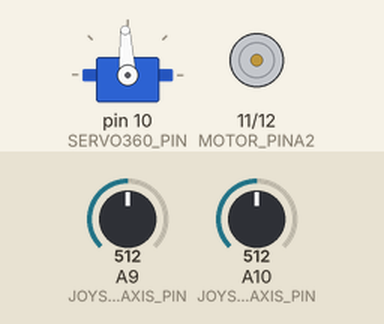
Recording of a sketch running on a simulated Arduino Mega 2560, built with avr-gcc and run on an emulated ATmega2560. Shown: servo, motor-driver pin pairs drawn as motors (green arrow = first pin HIGH = forward, orange = second pin HIGH = backward, longer = more drive). The inputs (shaded band) are chosen by the test bench; at power-on: A9 (JOYSTICK_YAXIS_PIN) = 512, A10 (JOYSTICK_XAXIS_PIN) = 512.

Above: at 2.1 s.
2.2 s: A9 (JOYSTICK_YAXIS_PIN) set to 716
At 2.7 s:
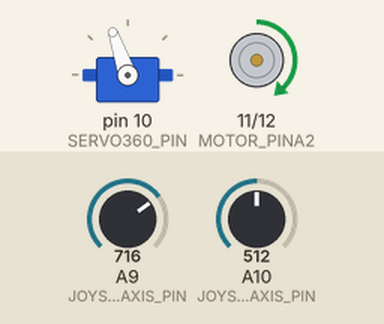
3.7 s: A10 (JOYSTICK_XAXIS_PIN) set to 716
At 4.9 s:
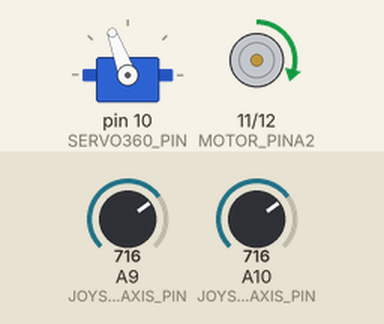
5.2 s: A9 (JOYSTICK_YAXIS_PIN) set to 900
At 6.1 s:
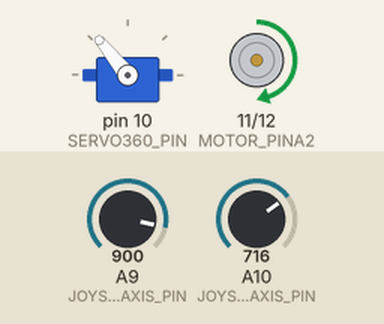
6.7 s: A10 (JOYSTICK_XAXIS_PIN) set to 900
At 7.3 s:
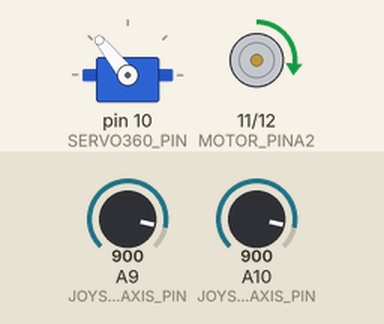
8.2 s: A9 (JOYSTICK_YAXIS_PIN) set to 1023
At 9.4 s:
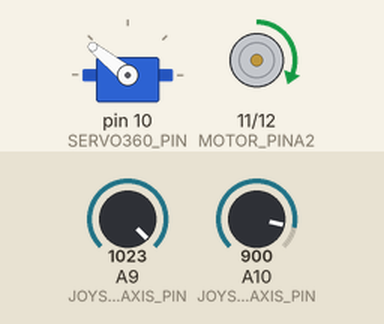
9.7 s: A10 (JOYSTICK_XAXIS_PIN) set to 1023
At 10.7 s:
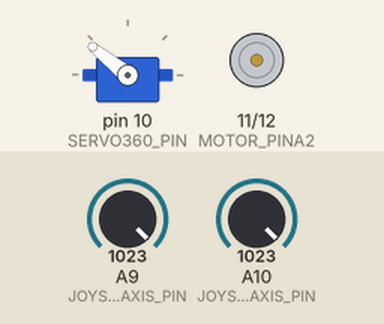
Timing chart, 0 to 12.2 s (numbered marks = the images above; inputs shaded):
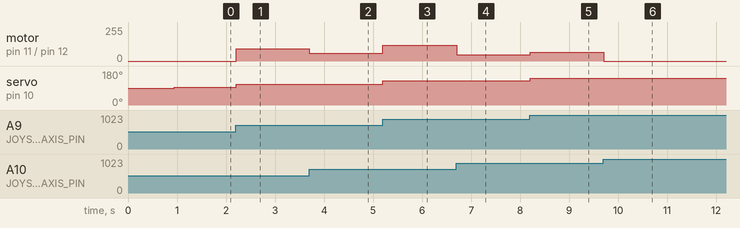

The sketch:

80-CrawlerSteering.ino
```cpp
// (licence header left out)
#include <Easy.h>

//*****************************************************************
#define JOYSTICK_XAXIS_PIN A10
#define JOYSTICK_YAXIS_PIN A9

#define SERVO360_PIN 10
#define MOTOR_PINA1 44
#define MOTOR_PINB1 46
#define MOTOR_PINA2 11
#define MOTOR_PINB2 12

#define MOTOR_NR 2

void setup() {

//((*** Initialize: Configure your sketch here...
#ifdef LOG_SETUP
  GetLog()->printf("CrawlerSteering Test");
#endif

  JoystickAxis* xAxis = new JoystickAxis(JOYSTICK_XAXIS_PIN, false);
  JoystickAxis* yAxis = new JoystickAxis(JOYSTICK_YAXIS_PIN, false );

  MotorServo360T1* motorLeft = new MotorServo360T1(SERVO360_PIN);
  //MotorI2C* motorRight = new MotorI2C(MOTOR_NR);
  //MotorL9110* motorRight = new MotorL9110(MOTOR_PINA1, MOTOR_PINB1);
  MotorL9110* motorRight = new MotorL9110(MOTOR_PINA2, MOTOR_PINB2);

  CrawlerSteering* crawlerSteering = new CrawlerSteering(NULL, motorLeft, motorRight, xAxis, yAxis, 25);
  // ***))

  // Initialize control
  ControlManagerFactory::GetControlManager()->Setup();
}

//*****************************************************************
void loop() {
  //*** Run: No additional code is required

#ifdef LOG_LOOP_DEBUG
  GetLog()->println("Loop");
#endif

  ControlManagerFactory::GetControlManager()->Loop();

  delay(5);
}
```

Measured:
- after the input at 2.2 s, motor on pin 11 (MOTOR_PINA2) / pin 12 (MOTOR_PINB2): stopped → forward 92/255 at once; servo on pin 10 (SERVO360_PIN): 93° → 109° at once
- after the input at 3.7 s, motor on pin 11 (MOTOR_PINA2) / pin 12 (MOTOR_PINB2): forward 92/255 → forward 59/255 at once; servo on pin 10 (SERVO360_PIN): 109° → 110° at once
- after the input at 5.2 s, motor on pin 11 (MOTOR_PINA2) / pin 12 (MOTOR_PINB2): forward 59/255 → forward 120/255 at once; servo on pin 10 (SERVO360_PIN): 110° → 129° at once
- after the input at 6.7 s, motor on pin 11 (MOTOR_PINA2) / pin 12 (MOTOR_PINB2): forward 120/255 → forward 48/255 at once
- after the input at 8.2 s, motor on pin 11 (MOTOR_PINA2) / pin 12 (MOTOR_PINB2): forward 48/255 → forward 64/255 at once; servo on pin 10 (SERVO360_PIN): 129° → 141° at once
- after the input at 9.7 s, motor on pin 11 (MOTOR_PINA2) / pin 12 (MOTOR_PINB2): forward 64/255 → stopped at once
